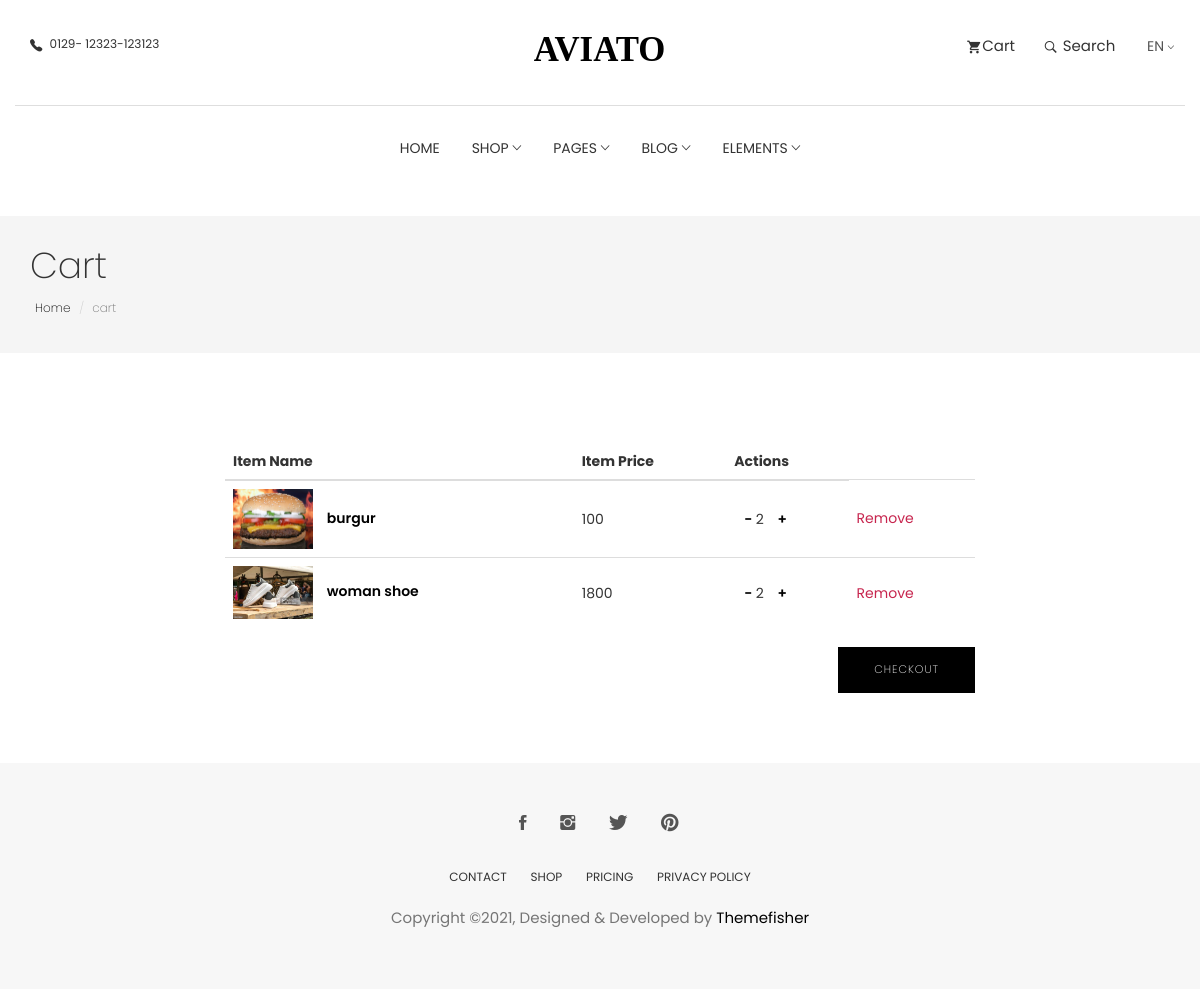
The app's page /cart_summary/ (signed in) with its own data.
### eapp/models.py (models this page shows, shortened)
class Cart_product(models.Model):
    user=models.ForeignKey(User, on_delete=models.CASCADE)
    ordered=models.BooleanField(default=False)
    product=models.ForeignKey(Product, on_delete=models.CASCADE)
    quantity=models.PositiveIntegerField(default=1)

class Product(models.Model):
    name = models.CharField(max_length=50)
    image=models.ImageField(upload_to='productImage/', blank=True, null=True)
    price=models.PositiveIntegerField()
    discount_price=models.PositiveIntegerField(blank=True, null=True)
    price_range=models.CharField(max_length=30, blank=True, null=True)
    description=models.TextField(max_length=100, blank=True, null=True)
    stock=models.IntegerField(blank=True, null=True)
    brand=models.CharField(max_length=30, blank=True, null=True)
    catagory=models.ForeignKey(Catagory, on_delete=models.CASCADE)
    slug=AutoSlugField(populate_from='name', unique=True, blank=True, null=True, default=None)
    verbose_name_plural ='Products'

### eapp/views.py (the view)
# urls.py: path('cart_summary/', cart_summary, name='cart_summary'),
@login_required(login_url='login')
def cart_summary(request):
    try:
        order=Order.objects.get(user=request.user, ordered=False)
        context={
            'order':order
        }
        return render(request, 'cart_summary.html', context)
    except ObjectDoesNotExist:
        messages.error(request,'Your cart is empty')
        return redirect('/')

### eapp/templates/cart_summary.html
{% extends 'base.html' %}
{% load static %}
{% block body %}
<section class="page-header">
	<div class="container">
		<div class="row">
			<div class="col-md-12">
				<div class="content">
					<h1 class="page-name">Cart</h1>
					<ol class="breadcrumb">
						<li><a href="index.html">Home</a></li>
						<li class="active">cart</li>
					</ol>
				</div>
			</div>
		</div>
	</div>
</section>
<div class="page-wrapper">
  <div class="cart shopping">
    <div class="container">
      <div class="row">
        <div class="col-md-8 col-md-offset-2">
          <div class="block">
            <div class="product-list">
              <form method="post">
                <table class="table">
                  <thead>
                    <tr>
                      <th class="">Item Name</th>
                      <th class="">Item Price</th>
                      <th class="">Actions</th>
                    </tr>
                  </thead>
                  <tbody>
					{% for x in order.cart_product.all %}
					<tr class="">
						<td class="">
						  <div class="product-info">
							  <img width="80" src="{{x.product.image.url}}" alt="" />
							<a href="#!">{{x.product.name}}</a>
						  </div>
						</td>
						{% if x.product.discount_price %}
						<td class="">{{x.product.discount_price}}</td>
						{% else %}
						<td class="">{{x.product.price}}</td>
						{% endif %}
						<td>
							<div class="product-info">
								<a href="{% url 'cart_decrement' x.product.pk %}"> - </a>
								{{x.quantity}}
								<a href="{% url 'cart_increment' x.product.pk %}"> + </a>
							  </div>
						</td>
						<td class="">
						  <a class="product-remove" href="{% url 'remove_cart' x.product.pk %}">Remove</a>
						</td>
					  </tr>
					{% endfor %}
                  </tbody>
                </table>
                <a href="checkout.html" class="btn btn-main pull-right">Checkout</a>
              </form>
            </div>
          </div>
        </div>
      </div>
    </div>
  </div>
</div>
{% endblock body %}

### eapp/static/css/style.css (style rules this page uses)
body { line-height: 1.5; font-family: "Poppins", sans-serif; -webkit-font-smoothing: antialiased; }
h1, h2, h3, h4, h5, h6 { font-family: "Poppins", sans-serif; }
h1, h2, h3, h4, h5, h6 { font-weight: 400; }
ol, ul { margin: 0; padding: 0; list-style: none; }
.btn-main, .btn-small, .btn-transparent, .btn-solid-border { background: #000; color: #fff; display: inline-block; font-size: 11px; letter-spacing: 1px; padding: 14px 35px; text-transform: uppercase; font-weight: 200; border-radius: 0; }
.page-header { background: #f5f5f5; margin-top: 20px; border-bottom: none; padding: 30px 0; }
.page-header h1 { font-weight: 200; margin: 0 0 6px 0; }
.page-header .breadcrumb { background: transparent; padding: 5px; margin: 0; }
.page-header .breadcrumb li { font-weight: 200; font-size: 12px; }
.page-header .breadcrumb li a { color: #000; }
.page-wrapper { padding: 70px 0; }
.shopping.cart .product-list .table > tbody > tr > td { vertical-align: middle; }
.shopping.cart .product-list .product-info a { margin-left: 10px; color: #000; font-weight: 600; }
.shopping.cart .product-list .product-remove { color: #c7254e; }

### records on screen
Cart_product: product.image (picture), product.name "burgur", product.discount_price "100", quantity "2"
Cart_product: product.image (picture), product.name "woman shoe", product.discount_price "1800", quantity "2"
